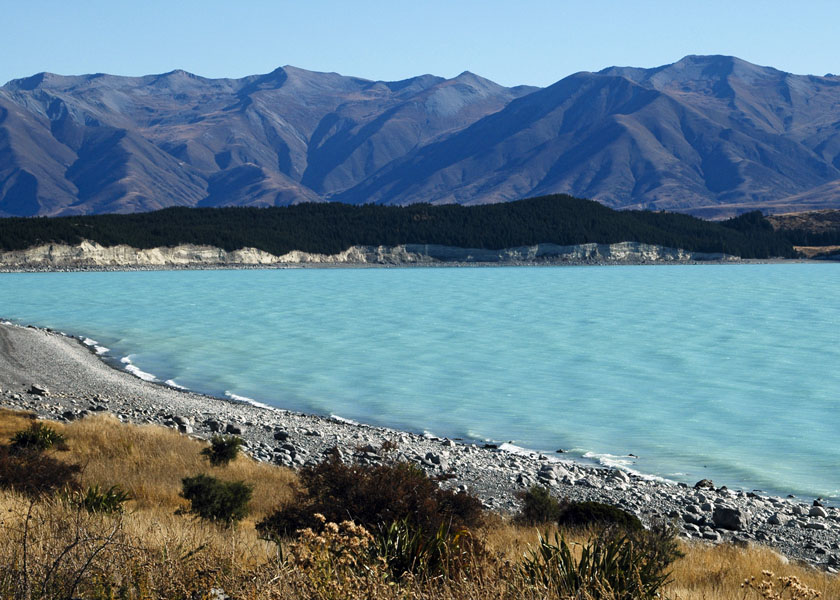
#> input picture assignments/chapter0_opencv_tutorial/New_Zealand_Lake.jpg, 840 x 600 px
$ jupyter execute 01_gradient_operators.ipynb   (older library calls are emulated)
#> lines starting #> are read from the running program, lines starting #| are printed output that depends on the picture; after the words box and inside, x2 and y2 are one past the last pixel; in counts of white or black regions, pixels touching at a corner belong together
# عملگرهای گرادیان / Gradient Operators

**دانشجو / Student:** مسیح معافی / Masih Moafi
**تاریخ / Date:** ۱۴۰۳/۰۷/۲۸ (October 19, 2025)

---

## هدف / Objective

**هدف:** یادگیری عملگرهای گرادیان برای تشخیص لبه‌ها در تصاویر

**Objective:** Learn gradient operators for edge detection in images

---

## محتوا / Contents

1. مقدمه‌ای بر گرادیان تصویر / Introduction to Image Gradients
2. عملگر سوبل / Sobel Operator
3. عملگر شار / Scharr Operator
4. عملگر لاپلاسین / Laplacian Operator
5. لاپلاسین گاوسی (LoG) / Laplacian of Gaussian
6. مقایسه عملگرها / Comparison of Operators
7. تحلیل قدرت و جهت لبه / Edge Strength and Direction Analysis

[cell 1]
# وارد کردن کتابخانه‌های مورد نیاز / Import required libraries
import cv2
import numpy as np
import matplotlib.pyplot as plt
from typing import Tuple, List
import time

# تنظیمات نمایش / Display settings
plt.rcParams['figure.figsize'] = (15, 10)
plt.rcParams['font.size'] = 12

print(f"OpenCV version: {cv2.__version__}")
print(f"NumPy version: {np.__version__}")

## 1. توابع کمکی / Helper Functions

[cell 2]
def display_images(images: list, titles: list, cmap='gray', rows=1):
    """
    نمایش چند تصویر در کنار هم

    Args:
        images: لیست تصاویر
        titles: لیست عناوین
        cmap: نقشه رنگی
        rows: تعداد ردیف‌ها
    """
    n = len(images)
    cols = (n + rows - 1) // rows
    fig, axes = plt.subplots(rows, cols, figsize=(5*cols, 5*rows))

    if n == 1:
        axes = [axes]
    else:
        axes = axes.flatten() if rows > 1 or cols > 1 else [axes]

    for i, (img, title) in enumerate(zip(images, titles)):
        axes[i].imshow(img, cmap=cmap)
        axes[i].set_title(title, fontsize=14, fontweight='bold')
        axes[i].axis('off')

    # حذف محورهای اضافی
    for i in range(n, len(axes)):
        axes[i].remove()

    plt.tight_layout()
    plt.show()


def normalize_image(image: np.ndarray) -> np.ndarray:
    """
    نرمال‌سازی تصویر به بازه [0, 255]

    Args:
        image: تصویر ورودی

    Returns:
        تصویر نرمال‌شده
    """
    normalized = cv2.normalize(image, None, 0, 255, cv2.NORM_MINMAX)
    return normalized.astype(np.uint8)


def calculate_gradient_magnitude(gx: np.ndarray, gy: np.ndarray) -> np.ndarray:
    """
    محاسبه قدرت گرادیان

    Args:
        gx: گرادیان در جهت x
        gy: گرادیان در جهت y

    Returns:
        قدرت گرادیان
    """
    magnitude = np.sqrt(gx.astype(np.float64)**2 + gy.astype(np.float64)**2)
    return magnitude


def calculate_gradient_direction(gx: np.ndarray, gy: np.ndarray) -> np.ndarray:
    """
    محاسبه جهت گرادیان

    Args:
        gx: گرادیان در جهت x
        gy: گرادیان در جهت y

    Returns:
        جهت گرادیان (به رادیان)
    """
    direction = np.arctan2(gy, gx)
    return direction

print("✓ توابع کمکی آماده شدند")

## 2. ایجاد تصویر نمونه / Create Sample Image

[cell 3]
# ایجاد تصویر نمونه
# Create sample image
image = np.zeros((400, 600), dtype=np.uint8)

# اضافه کردن مستطیل‌ها
# Add rectangles
cv2.rectangle(image, (50, 50), (200, 200), 255, -1)
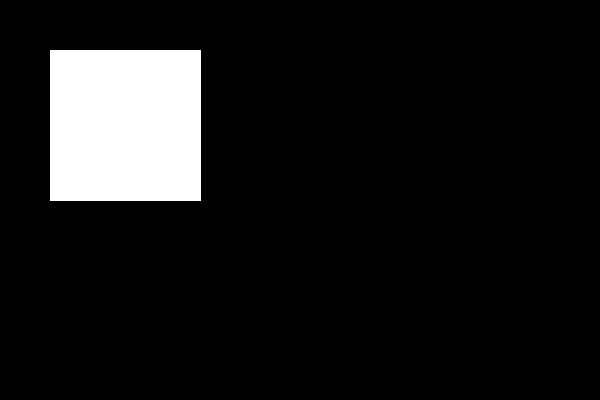
#> image: shape (400, 600); 9.5% white; 1 white region, box (x1, y1, x2, y2) and area: (50, 50, 201, 201) 22801
cv2.rectangle(image, (250, 100), (400, 250), 200, -1)
cv2.rectangle(image, (450, 150), (550, 300), 150, -1)

# اضافه کردن دایره‌ها
# Add circles
cv2.circle(image, (150, 300), 60, 180, -1)
cv2.circle(image, (400, 320), 50, 220, -1)
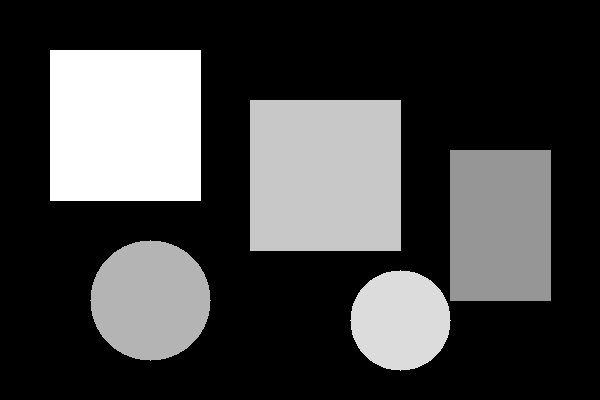
#> image: shape (400, 600); min 0, max 255, mean 68.4

# اعمال محو گاوسی برای کاهش نویز
# Apply Gaussian blur to reduce noise
image_blurred = cv2.GaussianBlur(image, (5, 5), 0)

display_images([image, image_blurred],
               ['تصویر اصلی / Original', 'تصویر محو شده / Blurred'])

print(f"اندازه تصویر / Image size: {image.shape}")
#| اندازه تصویر / Image size: (400, 600)

## 3. عملگر سوبل / Sobel Operator

عملگر سوبل از مشتق مرتبه اول برای تشخیص لبه استفاده می‌کند.

The Sobel operator uses first-order derivatives for edge detection.

[cell 4]
# محاسبه گرادیان سوبل در جهت x و y
# Calculate Sobel gradients in x and y directions
sobel_x = cv2.Sobel(image_blurred, cv2.CV_64F, 1, 0, ksize=3)
sobel_y = cv2.Sobel(image_blurred, cv2.CV_64F, 0, 1, ksize=3)

# محاسبه قدرت گرادیان
# Calculate gradient magnitude
sobel_magnitude = calculate_gradient_magnitude(sobel_x, sobel_y)

# محاسبه جهت گرادیان
# Calculate gradient direction
sobel_direction = calculate_gradient_direction(sobel_x, sobel_y)

# نرمال‌سازی برای نمایش
# Normalize for display
sobel_x_display = normalize_image(np.abs(sobel_x))
sobel_y_display = normalize_image(np.abs(sobel_y))
sobel_magnitude_display = normalize_image(sobel_magnitude)

# نمایش نتایج
# Display results
images = [image_blurred, sobel_x_display, sobel_y_display, sobel_magnitude_display]
titles = ['تصویر اصلی\nOriginal',
          'گرادیان X\nGradient X',
          'گرادیان Y\nGradient Y',
          'قدرت گرادیان\nMagnitude']

display_images(images, titles, rows=2)

print("✓ عملگر سوبل اعمال شد")
print(f"محدوده گرادیان X / X gradient range: [{sobel_x.min():.2f}, {sobel_x.max():.2f}]")
#| محدوده گرادیان X / X gradient range: [-636.00, 636.00]
print(f"محدوده گرادیان Y / Y gradient range: [{sobel_y.min():.2f}, {sobel_y.max():.2f}]")
#| محدوده گرادیان Y / Y gradient range: [-636.00, 636.00]

### تأثیر اندازه کرنل / Effect of Kernel Size

[cell 5]
# مقایسه اندازه‌های مختلف کرنل
# Compare different kernel sizes
kernel_sizes = [3, 5, 7]
results = []
titles = ['تصویر اصلی\nOriginal']

for ksize in kernel_sizes:
    sobel_x = cv2.Sobel(image_blurred, cv2.CV_64F, 1, 0, ksize=ksize)
    sobel_y = cv2.Sobel(image_blurred, cv2.CV_64F, 0, 1, ksize=ksize)
    magnitude = calculate_gradient_magnitude(sobel_x, sobel_y)
    results.append(normalize_image(magnitude))
    titles.append(f'کرنل {ksize}x{ksize}\nKernel {ksize}x{ksize}')
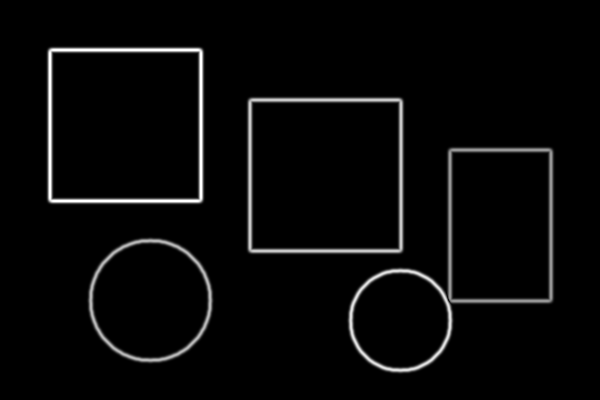
#> magnitude: shape (400, 600) float64; min 0, max 128384, mean 4128.2; drawn with min black and max white

all_images = [image_blurred] + results
display_images(all_images, titles, rows=2)

print("✓ تأثیر اندازه کرنل نمایش داده شد")

## 4. عملگر شار / Scharr Operator

عملگر شار دقت بهتری نسبت به سوبل برای کرنل 3x3 دارد.

The Scharr operator has better accuracy than Sobel for 3x3 kernels.

[cell 6]
# محاسبه گرادیان شار
# Calculate Scharr gradients
scharr_x = cv2.Scharr(image_blurred, cv2.CV_64F, 1, 0)
scharr_y = cv2.Scharr(image_blurred, cv2.CV_64F, 0, 1)

# محاسبه قدرت گرادیان
# Calculate gradient magnitude
scharr_magnitude = calculate_gradient_magnitude(scharr_x, scharr_y)

# نرمال‌سازی برای نمایش
# Normalize for display
scharr_x_display = normalize_image(np.abs(scharr_x))
scharr_y_display = normalize_image(np.abs(scharr_y))
scharr_magnitude_display = normalize_image(scharr_magnitude)

# نمایش نتایج
# Display results
images = [image_blurred, scharr_x_display, scharr_y_display, scharr_magnitude_display]
titles = ['تصویر اصلی\nOriginal',
          'شار X\nScharr X',
          'شار Y\nScharr Y',
          'قدرت گرادیان\nMagnitude']

display_images(images, titles, rows=2)

print("✓ عملگر شار اعمال شد")

### مقایسه سوبل و شار / Comparison of Sobel and Scharr

[cell 7]
# محاسبه سوبل 3x3
# Calculate Sobel 3x3
sobel_x_3 = cv2.Sobel(image_blurred, cv2.CV_64F, 1, 0, ksize=3)
sobel_y_3 = cv2.Sobel(image_blurred, cv2.CV_64F, 0, 1, ksize=3)
sobel_mag_3 = calculate_gradient_magnitude(sobel_x_3, sobel_y_3)

# مقایسه
# Comparison
images = [normalize_image(sobel_mag_3), normalize_image(scharr_magnitude)]
titles = ['سوبل 3x3\nSobel 3x3', 'شار\nScharr']

display_images(images, titles)

# محاسبه تفاوت
# Calculate difference
diff = np.abs(sobel_mag_3 - scharr_magnitude)
print(f"میانگین تفاوت / Mean difference: {diff.mean():.2f}")
#| میانگین تفاوت / Mean difference: 48.52
print(f"حداکثر تفاوت / Max difference: {diff.max():.2f}")
#| حداکثر تفاوت / Max difference: 1908.00

## 5. عملگر لاپلاسین / Laplacian Operator

عملگر لاپلاسین از مشتق مرتبه دوم استفاده می‌کند و به نویز حساس است.

The Laplacian operator uses second-order derivatives and is sensitive to noise.

[cell 8]
# محاسبه لاپلاسین
# Calculate Laplacian
laplacian = cv2.Laplacian(image_blurred, cv2.CV_64F, ksize=3)

# نرمال‌سازی برای نمایش
# Normalize for display
laplacian_display = normalize_image(np.abs(laplacian))

# نمایش نتایج
# Display results
images = [image_blurred, laplacian_display]
titles = ['تصویر اصلی\nOriginal', 'لاپلاسین\nLaplacian']

display_images(images, titles)

print("✓ عملگر لاپلاسین اعمال شد")
print(f"محدوده لاپلاسین / Laplacian range: [{laplacian.min():.2f}, {laplacian.max():.2f}]")
#| محدوده لاپلاسین / Laplacian range: [-340.00, 200.00]
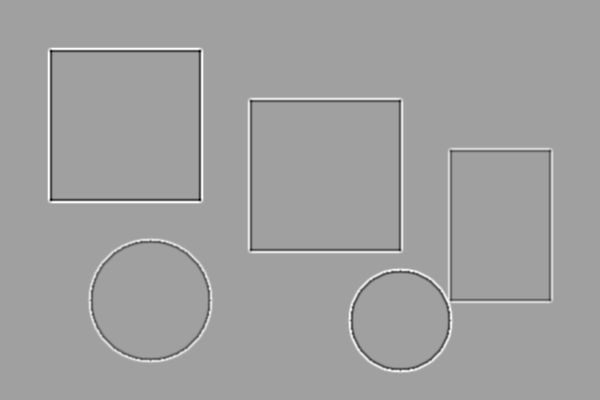
#> laplacian: shape (400, 600) float64; min -340, max 200, mean 0; drawn with min black and max white

### حساسیت به نویز / Sensitivity to Noise

[cell 9]
# اضافه کردن نویز به تصویر
# Add noise to image
noise = np.random.normal(0, 10, image.shape)
noisy_image = np.clip(image.astype(np.float64) + noise, 0, 255).astype(np.uint8)

# لاپلاسین بدون محو
# Laplacian without blur
laplacian_noisy = cv2.Laplacian(noisy_image, cv2.CV_64F, ksize=3)

# لاپلاسین با محو
# Laplacian with blur
noisy_blurred = cv2.GaussianBlur(noisy_image, (5, 5), 0)
laplacian_blurred = cv2.Laplacian(noisy_blurred, cv2.CV_64F, ksize=3)

# نمایش نتایج
# Display results
images = [noisy_image,
          normalize_image(np.abs(laplacian_noisy)),
          normalize_image(np.abs(laplacian_blurred))]
titles = ['تصویر نویزی\nNoisy Image',
          'لاپلاسین (بدون محو)\nLaplacian (no blur)',
          'لاپلاسین (با محو)\nLaplacian (with blur)']

display_images(images, titles)

print("✓ حساسیت به نویز نمایش داده شد")

## 6. لاپلاسین گاوسی (LoG) / Laplacian of Gaussian

ترکیب محو گاوسی و لاپلاسین برای تشخیص لبه مقاوم به نویز

Combining Gaussian blur and Laplacian for noise-robust edge detection

[cell 10]
def laplacian_of_gaussian(image: np.ndarray, sigma: float = 1.0) -> np.ndarray:
    """
    محاسبه لاپلاسین گاوسی

    Args:
        image: تصویر ورودی
        sigma: انحراف معیار گاوسی

    Returns:
        نتیجه LoG
    """
    # محاسبه اندازه کرنل
    # Calculate kernel size
    ksize = int(6 * sigma + 1)
    if ksize % 2 == 0:
        ksize += 1

    # اعمال محو گاوسی
    # Apply Gaussian blur
    blurred = cv2.GaussianBlur(image, (ksize, ksize), sigma)

    # محاسبه لاپلاسین
    # Calculate Laplacian
    log = cv2.Laplacian(blurred, cv2.CV_64F)

    return log


# محاسبه LoG با سیگماهای مختلف
# Calculate LoG with different sigmas
sigmas = [0.5, 1.0, 2.0]
results = []
titles = ['تصویر نویزی\nNoisy Image']

for sigma in sigmas:
    log = laplacian_of_gaussian(noisy_image, sigma)
    results.append(normalize_image(np.abs(log)))
    titles.append(f'LoG (σ={sigma})\nLoG (σ={sigma})')

all_images = [noisy_image] + results
display_images(all_images, titles, rows=2)

print("✓ لاپلاسین گاوسی محاسبه شد")

## 7. مقایسه عملگرها / Comparison of Operators

[cell 11]
# محاسبه همه عملگرها
# Calculate all operators
sobel_x = cv2.Sobel(image_blurred, cv2.CV_64F, 1, 0, ksize=3)
sobel_y = cv2.Sobel(image_blurred, cv2.CV_64F, 0, 1, ksize=3)
sobel_result = calculate_gradient_magnitude(sobel_x, sobel_y)

scharr_x = cv2.Scharr(image_blurred, cv2.CV_64F, 1, 0)
scharr_y = cv2.Scharr(image_blurred, cv2.CV_64F, 0, 1)
scharr_result = calculate_gradient_magnitude(scharr_x, scharr_y)

laplacian_result = cv2.Laplacian(image_blurred, cv2.CV_64F, ksize=3)

log_result = laplacian_of_gaussian(image, sigma=1.0)

# نمایش مقایسه
# Display comparison
images = [image,
          normalize_image(sobel_result),
          normalize_image(scharr_result),
          normalize_image(np.abs(laplacian_result)),
          normalize_image(np.abs(log_result))]
titles = ['تصویر اصلی\nOriginal',
          'سوبل\nSobel',
          'شار\nScharr',
          'لاپلاسین\nLaplacian',
          'LoG']

fig, axes = plt.subplots(2, 3, figsize=(15, 10))
axes = axes.flatten()

for i, (img, title) in enumerate(zip(images, titles)):
    axes[i].imshow(img, cmap='gray')
    axes[i].set_title(title, fontsize=14, fontweight='bold')
    axes[i].axis('off')

axes[-1].remove()

plt.tight_layout()
plt.show()
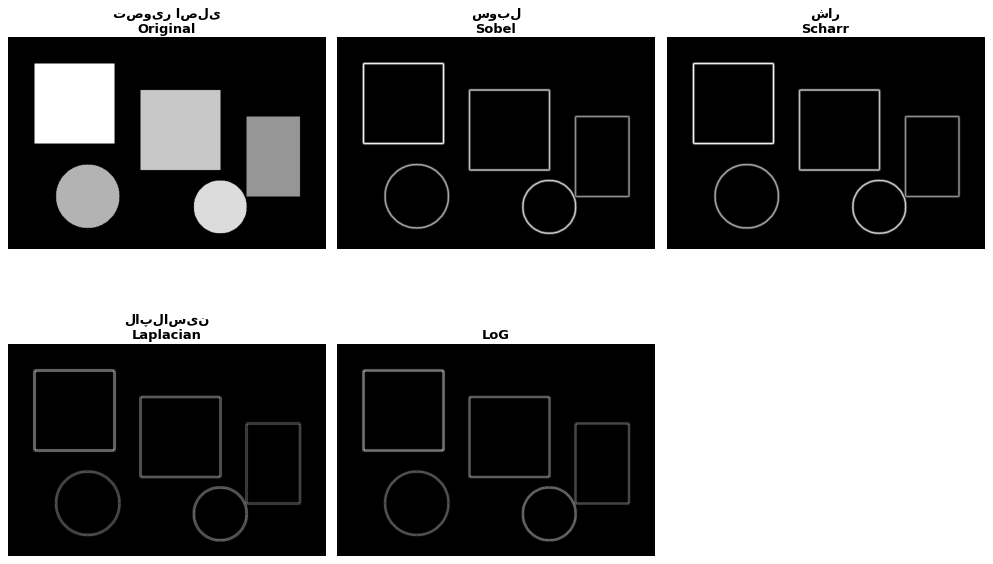
#> figure drawn by matplotlib, 5 panels

print("✓ مقایسه عملگرها انجام شد")

## 8. تحلیل قدرت و جهت لبه / Edge Strength and Direction Analysis

[cell 12]
# محاسبه گرادیان
# Calculate gradients
gx = cv2.Sobel(image_blurred, cv2.CV_64F, 1, 0, ksize=3)
gy = cv2.Sobel(image_blurred, cv2.CV_64F, 0, 1, ksize=3)

# محاسبه قدرت و جهت
# Calculate magnitude and direction
magnitude = calculate_gradient_magnitude(gx, gy)
direction = calculate_gradient_direction(gx, gy)

# تبدیل جهت به درجه
# Convert direction to degrees
direction_degrees = np.degrees(direction)
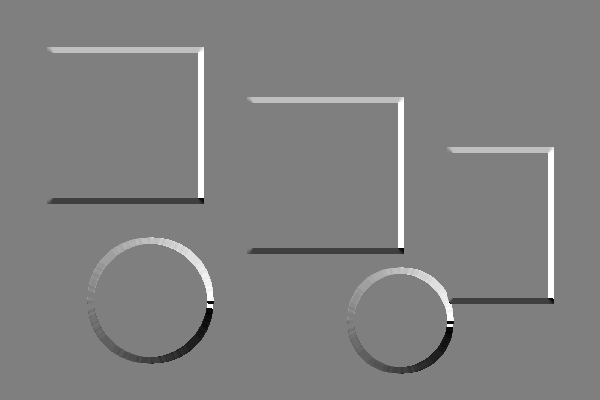
#> direction: shape (400, 600) float64; min -3.13, max 3.14, mean 0.0354; drawn with min black and max white

# نمایش نتایج
# Display results
fig, axes = plt.subplots(2, 2, figsize=(15, 10))

# تصویر اصلی
axes[0, 0].imshow(image_blurred, cmap='gray')
axes[0, 0].set_title('تصویر اصلی\nOriginal', fontweight='bold')
axes[0, 0].axis('off')

# قدرت گرادیان
im1 = axes[0, 1].imshow(magnitude, cmap='hot')
axes[0, 1].set_title('قدرت گرادیان\nGradient Magnitude', fontweight='bold')
axes[0, 1].axis('off')
plt.colorbar(im1, ax=axes[0, 1])

# جهت گرادیان
im2 = axes[1, 0].imshow(direction_degrees, cmap='hsv')
axes[1, 0].set_title('جهت گرادیان (درجه)\nGradient Direction (degrees)', fontweight='bold')
axes[1, 0].axis('off')
plt.colorbar(im2, ax=axes[1, 0])

# هیستوگرام جهت
axes[1, 1].hist(direction_degrees.ravel(), bins=36, range=(-180, 180))
axes[1, 1].set_title('هیستوگرام جهت\nDirection Histogram', fontweight='bold')
axes[1, 1].set_xlabel('جهت (درجه) / Direction (degrees)')
axes[1, 1].set_ylabel('تعداد / Count')
axes[1, 1].grid(True, alpha=0.3)

plt.tight_layout()
plt.show()
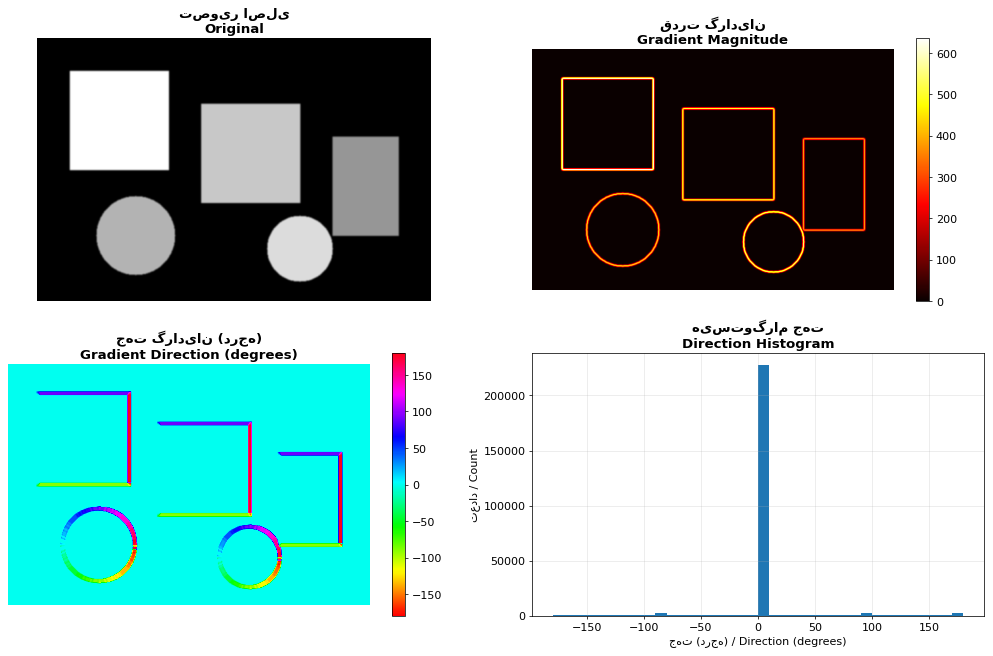
#> figure drawn by matplotlib, 6 panels; panel 4: tallest bar 227274 high, from x = 0 to 10

print("✓ تحلیل قدرت و جهت لبه انجام شد")
print(f"میانگین قدرت / Mean magnitude: {magnitude.mean():.2f}")
#| میانگین قدرت / Mean magnitude: 16.17
print(f"حداکثر قدرت / Max magnitude: {magnitude.max():.2f}")
#| حداکثر قدرت / Max magnitude: 636.00

## 9. تست روی تصویر واقعی / Test on Real Image

[cell 13]
# سعی در خواندن تصویر از فصل‌های قبلی
# Try to read image from previous chapters
import os

test_paths = [
    '../chapter0_opencv_tutorial/New_Zealand_Lake.jpg',
    '../chapter0_opencv_tutorial/coca-cola-logo.png',
    '../chapter2_practical/how-many-horses.webp'
]

for path in test_paths:
    if os.path.exists(path):
        # خواندن تصویر
        # Read image
        test_img = cv2.imread(path, cv2.IMREAD_GRAYSCALE)

        if test_img is not None:
            # تغییر اندازه در صورت نیاز
            # Resize if needed
            if test_img.shape[0] > 500 or test_img.shape[1] > 500:
                scale = 500 / max(test_img.shape)
                test_img = cv2.resize(test_img, None, fx=scale, fy=scale)
#> test_img: shape (357, 500)

            # اعمال محو
            # Apply blur
            test_blurred = cv2.GaussianBlur(test_img, (5, 5), 0)
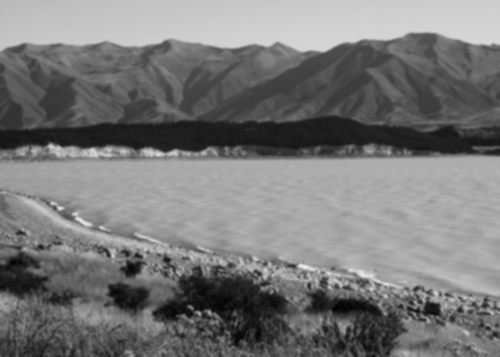
#> test_blurred: shape (357, 500); min 2, max 239, mean 120.4

            # محاسبه عملگرها
            # Calculate operators
            sobel_x = cv2.Sobel(test_blurred, cv2.CV_64F, 1, 0, ksize=3)
#> sobel_x: shape (357, 500) float64
            sobel_y = cv2.Sobel(test_blurred, cv2.CV_64F, 0, 1, ksize=3)
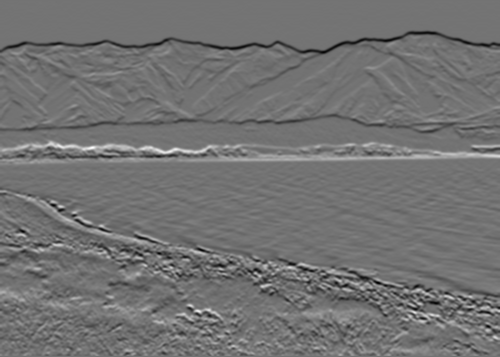
#> sobel_y: shape (357, 500) float64; min -365, max 442, mean -2.5; drawn with min black and max white
            sobel_mag = calculate_gradient_magnitude(sobel_x, sobel_y)
#> in calculate_gradient_magnitude (call 10), `magnitude = np.sqrt(gx.astype(np.float64)**2 + gy.astype(np.float64)**2)`:
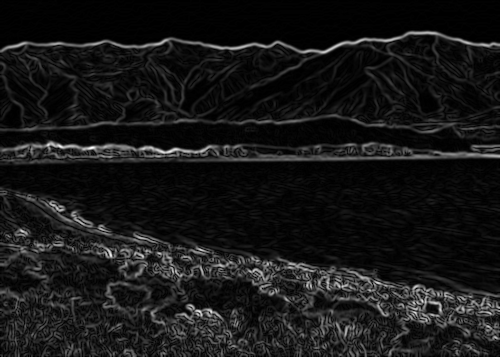
#> magnitude: shape (357, 500) float64; min 0, max 445.5, mean 40.7; drawn with min black and max white

            scharr_x = cv2.Scharr(test_blurred, cv2.CV_64F, 1, 0)
#> scharr_x: shape (357, 500) float64
            scharr_y = cv2.Scharr(test_blurred, cv2.CV_64F, 0, 1)
            scharr_mag = calculate_gradient_magnitude(scharr_x, scharr_y)

            laplacian = cv2.Laplacian(test_blurred, cv2.CV_64F, ksize=3)

            # نمایش نتایج
            # Display results
            images = [test_img,
                      normalize_image(sobel_mag),
                      normalize_image(scharr_mag),
                      normalize_image(np.abs(laplacian))]
            titles = ['تصویر اصلی\nOriginal',
                      'سوبل\nSobel',
                      'شار\nScharr',
                      'لاپلاسین\nLaplacian']

            display_images(images, titles, rows=2)

            print(f"✓ تست روی تصویر واقعی انجام شد: {os.path.basename(path)}")
            break
else:
    print("⚠ تصویر تست یافت نشد")
